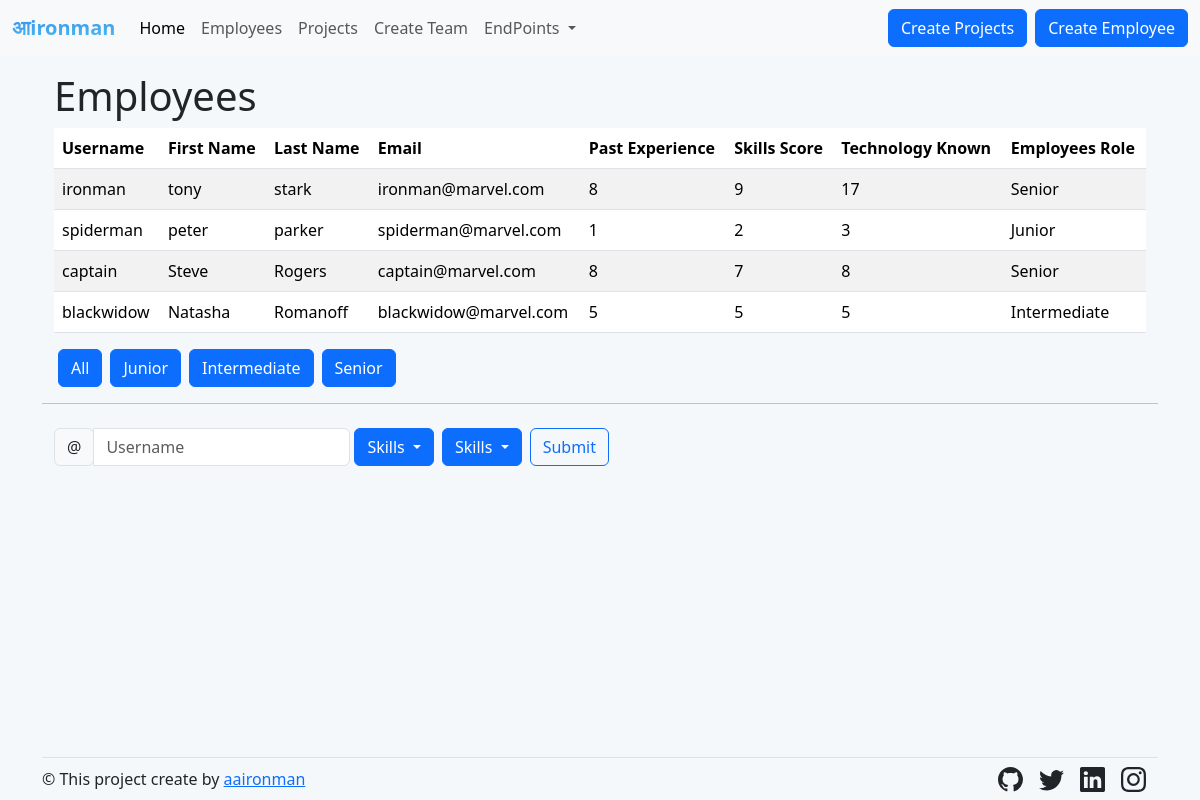
The app's page /fetchusers (signed in) with its own data.
### manageusers/models.py (models this page shows, shortened)
class employees(models.Model):
    username = models.CharField(max_length=20, unique=True)
    first_name = models.CharField(max_length=20)
    last_name = models.CharField(max_length=20)
    email = models.EmailField(unique=True)
    past_experience = models.IntegerField()
    skills_score = models.IntegerField()
    technology_known = models.PositiveIntegerField(null=True)
    employee_level = models.CharField(max_length=20, null=True)
    class Meta:
        db_table = "employees"
    class Meta:
        verbose_name_plural = "employees"

### manageusers/views.py (the view)
# urls.py: path('fetchusers', views.show_employees,name='fetchusers'),
@login_required(redirect_field_name="next", login_url="login")
def show_employees(request):
    users = employees.objects.all()
    fields = technologies._meta.get_fields()
    field_names = [field.name for field in fields if field.name != 'id' and field.name != 'username']
    top_10_fields = field_names[:10]
    last10_fields = field_names[10:]
    return render(request, 'users.html', {'users': users, 'top_10_fields': top_10_fields, 'last10_fields': last10_fields})

### templates/users.html
{% extends "base.html" %}
{% block users %}
<div class="container">
{% include "users_table.html" %}
  <div class="my-4">
    {% include "update_tech.html" %}
  </div>
{% endblock users %}

### templates/users_table.html
<h1>Employees</h1>
    <table class="table table-striped">
      <thead>
        <tr>
          <th>Username</th>
          <th>First Name</th>
          <th>Last Name</th>
          <th>Email</th>
          <th>Past Experience</th>
          <th>Skills Score</th>
          <th>Technology Known</th>
          <th>Employees Role</th>
        </tr>
      </thead>
      <tbody>
        {% for user in users %}
        <tr>
          <td>{{ user.username }}</td>
          <td>{{ user.first_name }}</td>
          <td>{{ user.last_name }}</td>
          <td>{{ user.email }}</td>
          <td>{{ user.past_experience }}</td>
          <td>{{ user.skills_score }}</td>
          <td>{{ user.technology_known }}</td>
          <td>{{ user.employee_level }}</td>
        </tr>
        {% endfor %}
      </tbody>
    </table>
    <div class="btn-group " role="group" aria-label="Button group">
      <form method="get" action="fetchusers">
        <button type="submit" class="btn btn-primary mx-1 ">All</button>
      </form>
      <form method="get" action="0">
        <button type="submit" class="btn btn-primary mx-1 ">Junior</button>
      </form>
      <form method="get" action="1">
        <button type="submit" class="btn btn-primary mx-1 ">Intermediate</button>
      </form>
      <form method="get" action="2">
        <button type="submit" class="btn btn-primary mx-1 ">Senior</button>
      </form>
    </div>
  </div>
<hr>

### static/style.css (style rules this page uses)
body, html { background: #f5f8fa; height: 100%; margin: 0; overflow: hidden; position: relative; }

### records on screen
employees: username "ironman", first_name "tony", last_name "stark", email "ironman@marvel.com", past_experience "8", skills_score "9", technology_known "17", employee_level "Senior"
employees: username "spiderman", first_name "peter", last_name "parker", email "spiderman@marvel.com", past_experience "1", skills_score "2", technology_known "3", employee_level "Junior"
employees: username "captain", first_name "Steve", last_name "Rogers", email "captain@marvel.com", past_experience "8", skills_score "7", technology_known "8", employee_level "Senior"
employees: username "blackwidow", first_name "Natasha", last_name "Romanoff", email "blackwidow@marvel.com", past_experience "5", skills_score "5", technology_known "5", employee_level "Intermediate"
